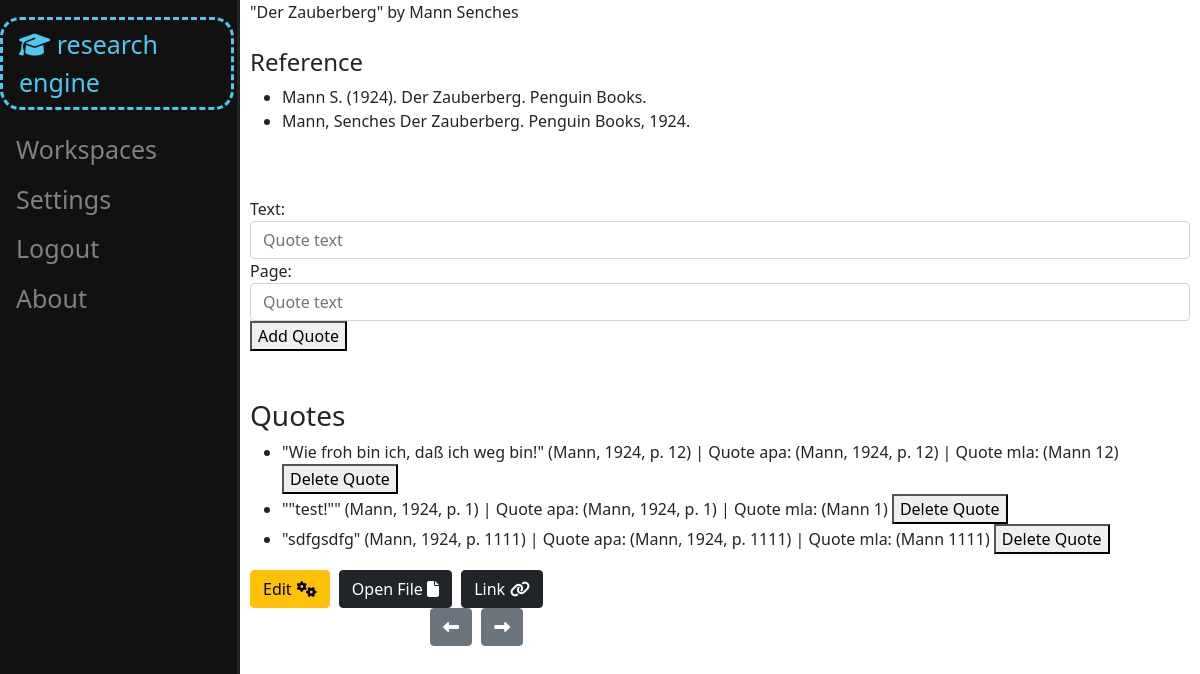
Before: /source_space/1 (signed in) with the older database file.
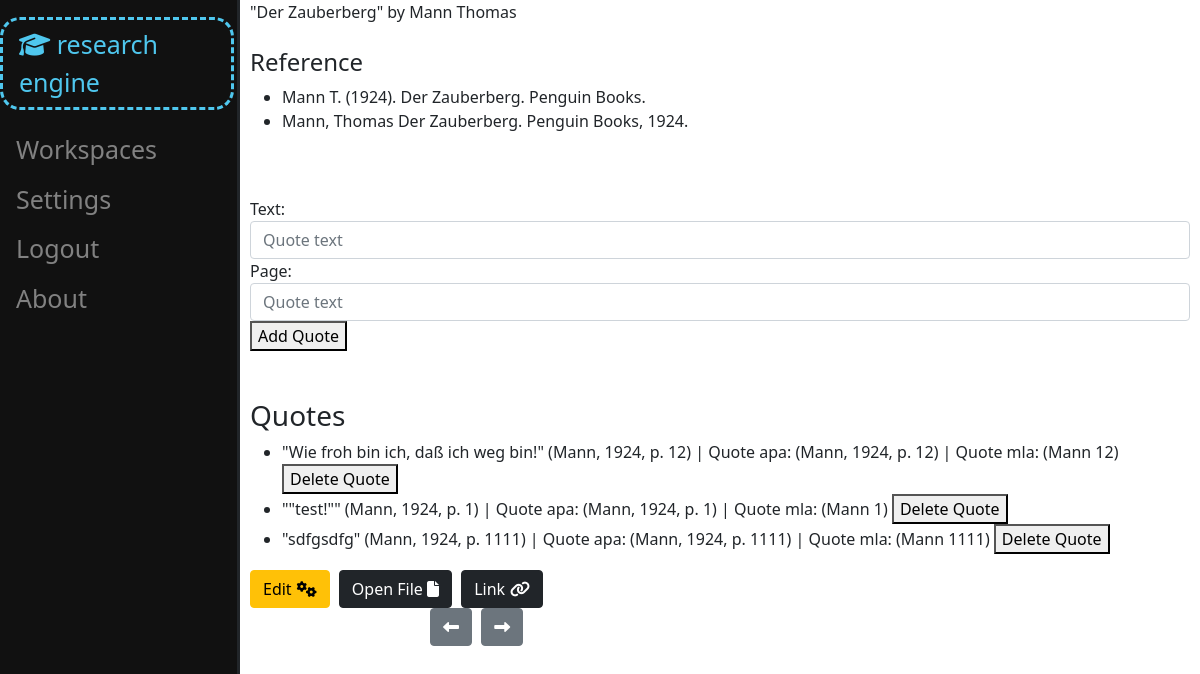
After: the same page with the newer database file.
### bookshelf/models.py (models this page shows, shortened)
class Source(models.Model):
    real_type = models.ForeignKey(ContentType, editable=False, on_delete=models.CASCADE)
    work_space = models.ForeignKey(WorkSpace, on_delete=models.CASCADE, related_name="sources")
    user = models.ForeignKey(User, on_delete=models.CASCADE, related_name="sources")
    title = models.CharField(max_length=100)
    author = models.CharField(max_length=70, blank=True)
    year = models.CharField(max_length=5, blank=True)
    link = models.CharField(max_length=40, blank=True)
    has_file = models.BooleanField(default=False)
    def __str__(self):
        return self.title
    def cast(self):
        return self.real_type.get_object_for_this_type(pk=self.pk)
    def get_file(self) -> SourceFile | None:
        return SourceFile.objects.get(source=self)

class Reference(models.Model):
    source = models.OneToOneField(Source, on_delete=models.CASCADE, related_name="reference")
    endnote_apa = models.CharField(max_length=50)
    endnote_mla = models.CharField(max_length=50)

class Quote(models.Model):
    source = models.ForeignKey(Source, on_delete=models.CASCADE, related_name="quotes")
    page = models.IntegerField()
    text = models.TextField()
    apa = models.CharField(max_length=20)
    mla = models.CharField(max_length=20)
    def apa_formatted(self):
        return f'"{self.text}" {self.apa}'
    def __str__(self):
        return self.apa_formatted()

### bookshelf/views.py (the view)
# urls.py: path("source_space/<int:source_id>", views.source_space, name="source_space"),
@login_required(redirect_field_name=None)
def source_space(request, source_id):
    source = check_source(source_id, request.user)
    reference = get_source_reference(source)
    if source.has_file:
        source_file = source.get_file()
    else:
        source_file = None
    source_data = {
            "source": source,
            "source_file": source_file,
            "quotes": source.quotes.all(),
            "reference": reference,
            "alter_source_form": get_and_set_alter_form(source),
            "upload_file_form": UploadSourceFileForm(),
            "link_form": AddLinkForm(),
            "new_quote_form": NewQuoteForm(),
    }
    return render(request, "bookshelf/source_space.html", source_data)

### bookshelf/forms.py
class AlterBookForm(BookForm):
    author = forms.CharField(widget=forms.TextInput(attrs={
        "type": "text",
        "id": "author-field",
        "class": _CLASS,
        "autocomplete": "off",
        "placeholder": "Book author"})
    )
    number_of_authors = forms.IntegerField(widget=forms.HiddenInput, required=False)
    def set_initials(self, book: Book):
        for field in self.fields:
            if field not in ("source_type", "number_of_authors",):
                self.fields[field].initial = book.__getattribute__(field)
        return self

### file_handling/forms.py (shortened to what this page needs)
class UploadSourceFileForm(forms.Form):
    file = forms.FileField(widget=forms.FileInput(attrs={
        "accept": ACCEPTED_UPLOAD_FORMATS,
        "id": "file-field",
        "class": _CLASS,
        "placeholder": "File"}))

### bookshelf/forms.py (called while the page is built)
def get_and_set_alter_form(source: Source):
    source_type = source.cast()
    match source_type:
        case Book():
            return AlterBookForm().set_initials(source.book)
        case Article():
            return AlterArticleForm().set_initials(source.article)
        case Chapter():
            return AlterChapterForm().set_initials(source.chapter)
        case Webpage():
            return AlterWebpageForm().set_initials(source.webpage)
        case _:
            return None

### bookshelf/source_citation.py (called while the page is built)
def get_source_reference(source: Source) -> Reference | Http404:
    try:
        return Reference.objects.get(source=source)
    except ObjectDoesNotExist:
        raise Http404

### utils/verification.py (called while the page is built)
def check_work_space(space_id: int, user: User) -> WorkSpace | Http404 | PermissionDenied:
    try:
        space = WorkSpace.objects.get(pk=space_id)
    except ObjectDoesNotExist:
        raise Http404
    else:
        if space.owner != user and user not in space.guests.all():
            raise PermissionDenied
    return space

def check_source(source_id: int, user: User) -> Source | Http404:
    try:
        source = Source.objects.get(pk=source_id)
    except ObjectDoesNotExist:
        raise Http404
    else:
        source_type = source.cast()
        match source_type:
            case Book():
                check_work_space(source.book.work_space.pk, user)
            case Article():
                check_work_space(source.article.work_space.pk, user)
            case Chapter():
                check_work_space(source.chapter.work_space.pk, user)
            case Webpage():
                check_work_space(source.webpage.work_space.pk, user)
            case _:
                return None
    return source

### templates/bookshelf/source_space.html (shortened to what this page needs)
{% extends "layout.html" %}
{% load static %}
{% block headless %}
    <div id="source-space-header">"{{ source }}" by {{ source.author }}</div>
    <div id="source-space-div">
        <div id="source-space">
            <br>
            <h4>Reference</h4>
            <ul>
                <li>{{ reference.endnote_apa }}</li>
                <li>{{ reference.endnote_mla }}</li>
            </ul>
            <br><br>
            <form action="{% url 'bookshelf:add_quote' source.pk %}" id="new_quote_form" method="post">
                {{ new_quote_form }}
                <button type="submit">Add Quote</button>
            </form><br><br>
            <h3>Quotes</h3>
            <ul>
                {% for quote in quotes %}
                <div id="quote_{{ quote.pk }}">
                    <li>
                        {{ quote }} | Quote apa: {{ quote.apa }} | Quote mla: {{ quote.mla }}
                        <button class="delete_quote_buttons" id="{{ quote.pk }}">Delete Quote</button>
                    </li>
                </div>
                {% endfor %}
            </ul>
        </div>
    </div>
    <div id="source-footer">
        <div class="footer-elems-left">
            <div class="footer-elem">
                <button onclick="show_or_hide_source_settings('{{ source.pk }}')" type="button" id="show-source-settings-button-{{ source.pk }}" class="btn btn-warning">Edit<i class="fa-solid fa-gears source-modal-icon"></i></button>
            </div>
            {% if source.has_file %}
                <div class="footer-elem">
                    <a href="#" id="open-source-file-button-{{ source.pk }}">
                        <button type="button" class="btn btn-dark">Open File <i class="fa-solid fa-file"></i></button>
                    </a>
                </div>
            {% endif %}
            {% if source.link %}
                <div class="footer-elem source-link-button">
                    <a href="{{ source.link }}" id="source-link-button-{{ source.pk }}">
                        <button type="button" class="btn btn-dark">Link<i class="fa-solid fa-link source-modal-icon"></i></button>
                    </a>
                </div>
            {% endif %}
        </div>
        <div class="footer-elems-right">
            <div class="footer-elem previous-source-button">
                <button type="button" class="btn btn-secondary arrow-button" id="next"><i class="fa-solid fa-left-long"></i></button>
            </div>
            <div class="footer-elem">
                <button type="button" class="btn btn-secondary arrow-button" id="previous"><i class="fa-solid fa-right-long"></i></button>
            </div>
        </div>
    </div>
{% endblock %}

### templates/layout.html (shortened to what this page needs)
{% load static %}
<!DOCTYPE html>
<html lang="en">
    <head>
        <link href="{% static 'css/styles.css' %}" rel="stylesheet">
        <link href="https://cdn.jsdelivr.net/npm/bootstrap@5.1.3/dist/css/bootstrap.min.css" rel="stylesheet">
    </head>
    <body>
        <div class="sidenav">
            <div id="re">
                <a id="re-main-link" href="{% url 'website:index' %}">
                    <i class="fa-solid fa-graduation-cap"></i>
                    research engine
                </a>
            </div>
            {% if user.is_authenticated %}
                <div>
                    <a onclick="dropdown_spaces()" id="workspaces-dropdown" class="dropbtn">Workspaces</a>
                </div>
                <a href="{% url 'user_management:change_password' %}">Settings</a>
                <a href="{% url 'user_management:logout' %}">Logout</a>
            {% else %}
                <a href="{% url 'user_management:logout' %}">Login</a>
                <a href="{% url 'user_management:register' %}">Register</a>
            {% endif %}
            <a href="{% url 'website:about' %}">About</a>
        </div>
        <main class="main">
            {% block headless %}{% endblock %}
        </main>
    </body>
</html>

### static/css/styles.css (style rules this page uses)
.sidenav { height: 100%; width: 240px; position: fixed; z-index: 1; top: 0; left: 0; background-color: #111; overflow-x: hidden; padding-top: 15px; border-right: solid; }
.sidenav a { padding: 6px 8px 6px 16px; text-decoration: none; font-size: 25px; color: #818181; display: block; }
.main { margin-left: 240px; padding: 0px 10px; }
#re { margin-top: 2px; margin-bottom: 15px; }
#re-main-link { padding: 6px 8px 6px 16px; text-decoration: none; font-size: 25px; color: #4fc7ee; display: block; border-style: dashed; margin-right: 3px; border-radius: 20px; }
.source-modal-icon { margin-left: 5px; }
a:link { text-decoration: none; }
.footer-elem { display: inline; margin-right: 5px; }
.footer-elems-left { padding-left: 0px; }
.footer-elems-right { padding-right: 0px; }
.source-link-button { margin-right: 180px; }
.previous-source-button { margin-left: 180px; }

Changed rows visible on the page:
changed Source "Der Zauberberg": author "Mann Senches" → "Mann Thomas"
changed Reference: endnote_apa "Mann S. (1924). Der Zauberberg. Penguin Books." → "Mann T. (1924). Der Zauberberg. Penguin Books."; endnote_mla "Mann, Senches Der Zauberberg. Penguin Books, 1924." → "Mann, Thomas Der Zauberberg. Penguin Books, 1924."
